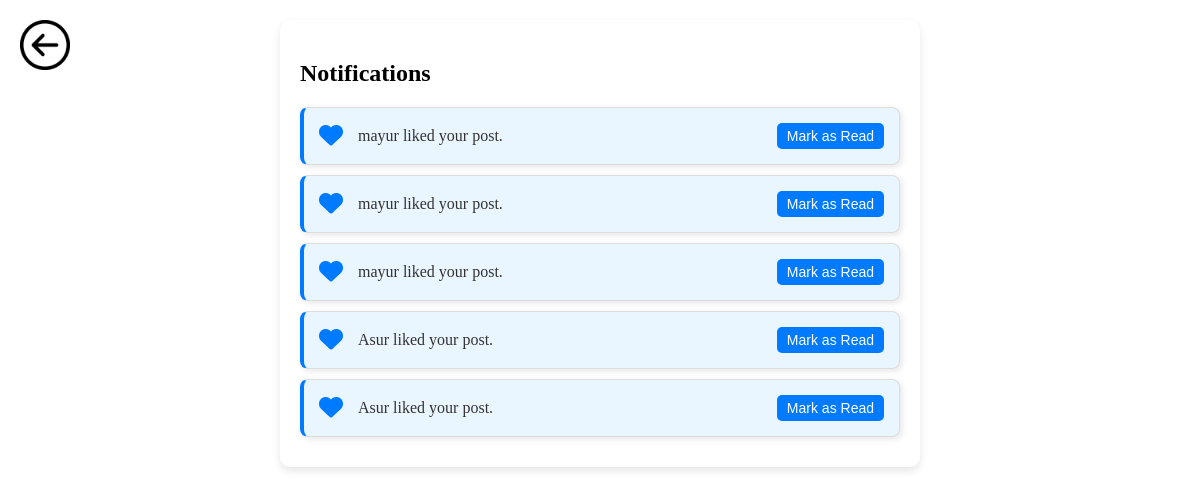
/notifications/list.php (signed in), run on the app's committed database.
### tables this page shows
CREATE TABLE `notifications` (
  `id` int(11) NOT NULL,
  `user_id` int(11) NOT NULL,
  `sender_id` int(11) NOT NULL,
  `type` enum('friend_request','follow','like','comment') NOT NULL,
  `post_id` int(11) DEFAULT NULL,
  `is_read` tinyint(1) DEFAULT 0,
  `created_at` timestamp NOT NULL DEFAULT current_timestamp()
);

CREATE TABLE `users` (
  `id` int(11) NOT NULL,
  `username` varchar(50) NOT NULL,
  `email` varchar(100) NOT NULL,
  `password` varchar(255) NOT NULL,
  `profile_picture` varchar(255) DEFAULT 'default_profile.jpg',
  `bio` text DEFAULT NULL,
  `created_at` timestamp NOT NULL DEFAULT current_timestamp()
);

### notifications/list.php (the view, shortened to what this page needs)
<?php
require_once "../config/database.php";
$user_id = $_SESSION["user"];
$stmt = $conn->prepare("
    SELECT notifications.id, notifications.type, notifications.post_id, notifications.is_read, users.username
    FROM notifications
    JOIN users ON notifications.sender_id = users.id
    WHERE notifications.user_id = ?
    ORDER BY notifications.created_at DESC
");
$stmt->execute([$user_id]);
$notifications = $stmt->fetchAll(PDO::FETCH_ASSOC);
?>
<!DOCTYPE html>
<html lang="en">
<head>
    <link rel="stylesheet" href="https://cdnjs.cloudflare.com/ajax/libs/font-awesome/6.0.0/css/all.min.css">
    <link rel="stylesheet" href="../assets/css/notifications.css">
</head>
<body>
<div class="notifications-container">
    <h2>Notifications</h2>
    <?php if (count($notifications) > 0): ?>
        <?php foreach ($notifications as $notification): ?>
            <div class="notification <?= !$notification['is_read'] ? 'unread' : '' ?>">
                <i class="notification-icon">
                    <?php
                        if ($notification["type"] == "like") echo '<i class="fas fa-heart"></i>';
                    ?>
                </i>
                <p>
                    <a href="
                        <?php
                            if ($notification["type"] == "friend_request") echo "../friends/requests.php";
                            elseif ($notification["type"] == "follow") echo "profile.php?user=" . urlencode($notification['username']);
                            elseif ($notification["type"] == "like" || $notification["type"] == "comment") echo "post.php?id=" . $notification["post_id"];
                            else echo "#";
                        ?>
                    " class="notification-link">
                        <?php echo htmlspecialchars($notification["username"]); ?>
                        <?php
                            if ($notification["type"] == "like") echo "liked your post.";
                        ?>
                    </a>
                </p>
                <?php if (!$notification['is_read']): ?>
                    <button class="mark-read" data-id="<?= $notification['id'] ?>">Mark as Read</button>
                <?php endif; ?>
            </div>
        <?php endforeach; ?>
    <?php else: ?>
        <p>No new notifications.</p>
    <?php endif; ?>
</div>
<a class="back-button" href="http://localhost/Paarsh/social_media/"></a>
</body>
</html>

### assets/css/notifications.css (style rules this page uses)
.notifications-container { max-width: 600px; margin: 20px auto; padding: 20px; background: #fff; border-radius: 10px; box-shadow: 0 4px 8px rgba(0, 0, 0, 0.1); }
.notification { display: flex; align-items: center; gap: 15px; background: #f9f9f9; padding: 15px; margin-bottom: 10px; border-radius: 8px; border: 1px solid #ddd; box-shadow: 2px 2px 6px rgba(0, 0, 0, 0.1); transition: 0.3s; }
.notification.unread { background: #eaf6ff; border-left: 4px solid #007bff; }
.notification-icon i { font-size: 24px; color: #007bff; }
.notification p { margin: 0; font-size: 16px; flex-grow: 1; }
.notification-link { text-decoration: none; color: #333; font-weight: 500; }
.mark-read { background: #007bff; color: white; border: none; padding: 5px 10px; border-radius: 5px; cursor: pointer; font-size: 14px; transition: 0.3s; }
.back-button { position: absolute; top: 20px; left: 20px; width: 50px; height: 50px; background: url('../images/back-button.png') no-repeat center center; background-size: cover; border: none; cursor: pointer; transition: transform 0.3s; }

### data on the page
notifications: type "like" (drawn), sender.username "mayur"
notifications: type "like" (drawn), sender.username "mayur"
notifications: type "like" (drawn), sender.username "mayur"
notifications: type "like" (drawn), user.username "Asur"
notifications: type "like" (drawn), user.username "Asur"
